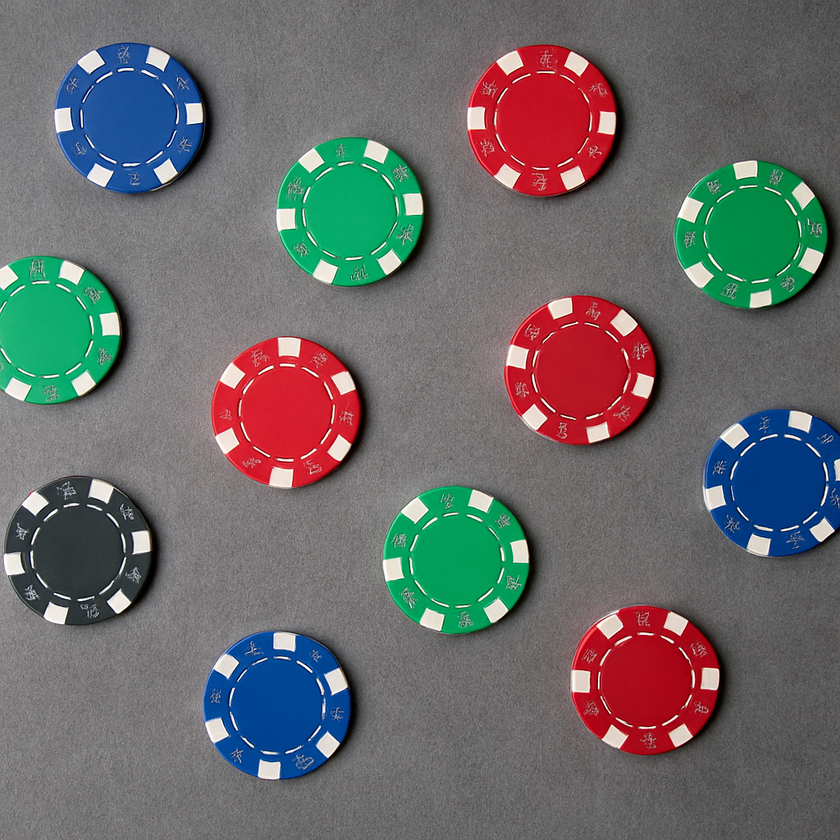
#> input picture AV2/Projeto2/circulos_1.png, 840 x 840 px, shrunk from 1024 x 1024 before the run
$ jupyter execute CircleDetection.ipynb
#> lines starting #> are read from the running program, lines starting #| are printed output that depends on the picture; after the words box and inside, x2 and y2 are one past the last pixel; in counts of white or black regions, pixels touching at a corner belong together
[cell 1]
import cv2
import numpy as np
import matplotlib.pyplot as plt

[cell 2]
# Carrega a imagem
img = cv2.imread('circulos_1.png')
#> img is the input picture: shape (840, 840, 3); mean B, G, R 106.7, 106.1, 107.1
gray = cv2.cvtColor(img, cv2.COLOR_BGR2GRAY)
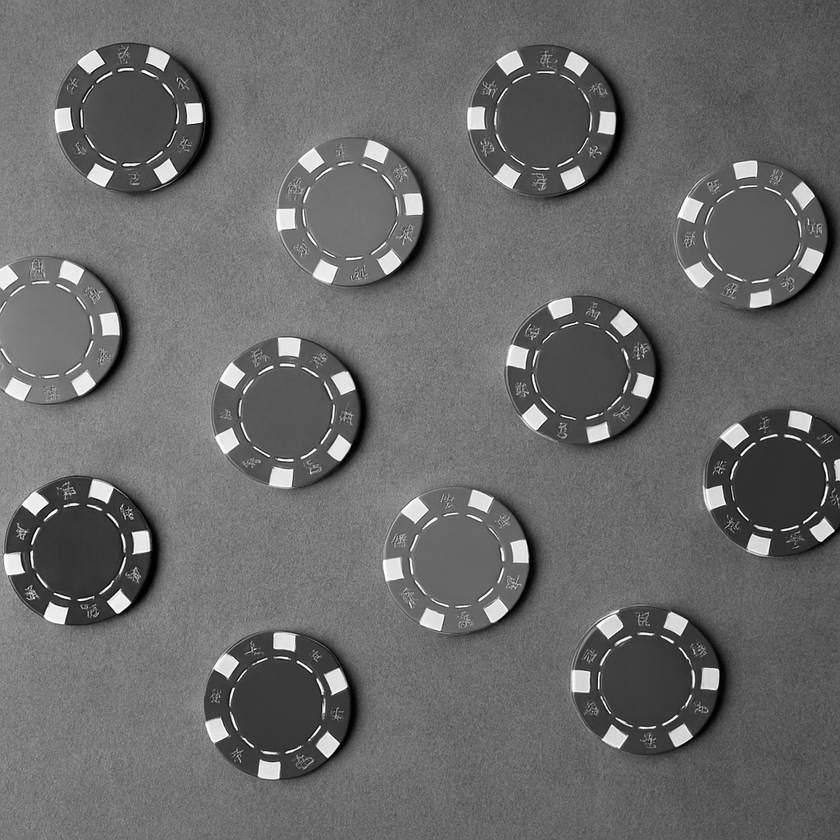
#> gray: shape (840, 840); min 0, max 255, mean 106.5

[cell 3]
# Suavização com filtro Gaussiano
blur = cv2.GaussianBlur(gray, (9, 9), 2)
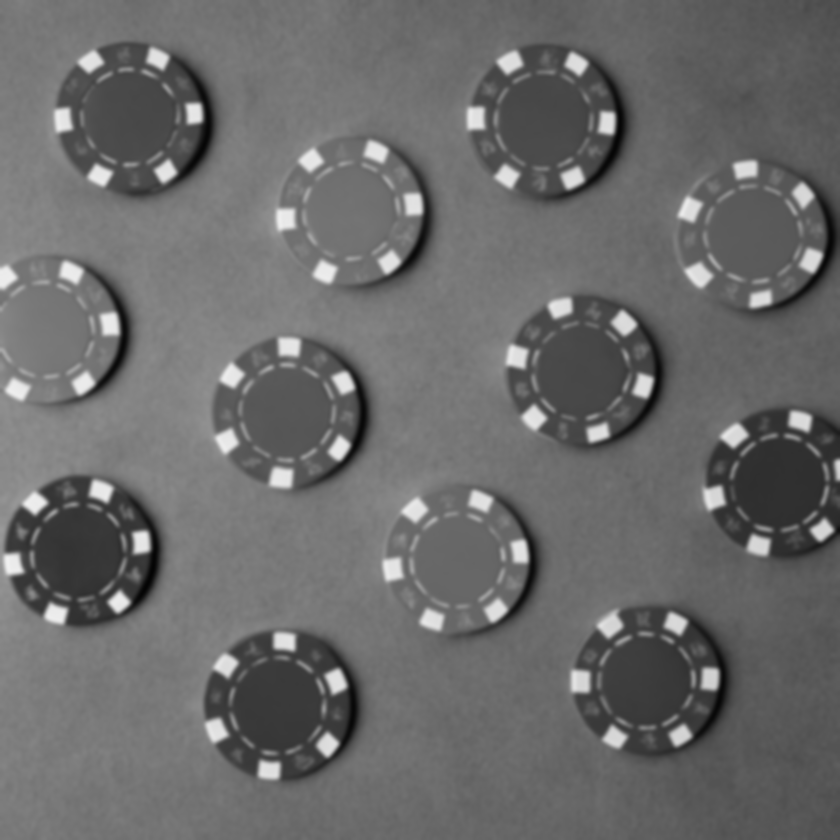
#> blur: shape (840, 840); min 4, max 240, mean 106.5

[cell 4]
# Detecção de círculos com Hough
circles = cv2.HoughCircles(
    blur,
    cv2.HOUGH_GRADIENT,
    dp=1.2,
    minDist=80,
    param1=100,
    param2=30,
    minRadius=55,
    maxRadius=70
)
#> circles = [[59.4, 331.8, 69.28], [459, 561, 69.28], [90.6, 555, 69.28], [756.6, 234.6, 69.28], [125.4, 111, 69.28], [594.6, 372.6, 67.96], [289.8, 411, 69.28], [273, 713.4, 65.32], [556.2, 124.2, 58.72], [361.8, 216.6, 59.92], [765, 479.4, 59.92], [639, 689.4, 62.68]]

[cell 5]
# Desenho dos círculos encontrados
resultado = img.copy()
if circles is not None:
    circles = np.uint16(np.around(circles))
#> circles = [[59, 332, 69], [459, 561, 69], [91, 555, 69], [757, 235, 69], [125, 111, 69], [595, 373, 68], [290, 411, 69], [273, 713, 65], [556, 124, 59], [362, 217, 60], [765, 479, 60], [639, 689, 63]]
    for (x, y, r) in circles[0, :]:
        cv2.circle(resultado, (x, y), r, (0, 255, 0), 3)
#> this loop made 12 passes
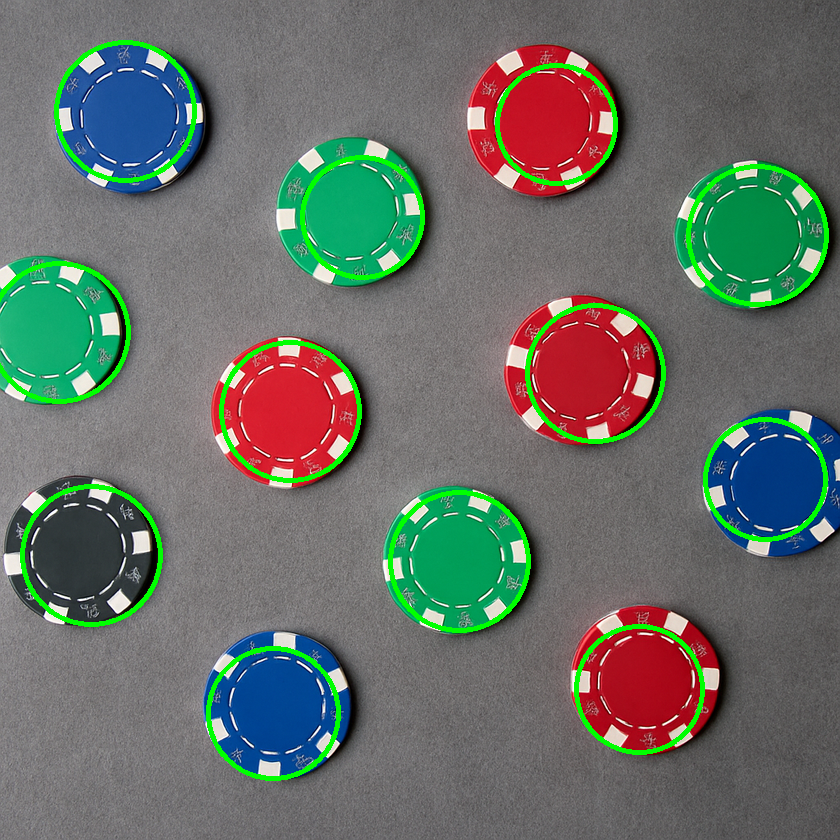
#> resultado: shape (840, 840, 3); 3.45% of pixels changed, all inside (x1, y1, x2, y2) = (0, 40, 829, 781)

[cell 6]
# Contagem de círculos detectados
num_circles = len(circles[0]) if circles is not None else 0
#> num_circles = 12

[cell 7]
# Exibição do resultado
plt.figure(figsize=(8, 8))
plt.imshow(cv2.cvtColor(resultado, cv2.COLOR_BGR2RGB))
plt.title(f"Circulos detectados: {num_circles}")
plt.axis("off")
plt.show()
